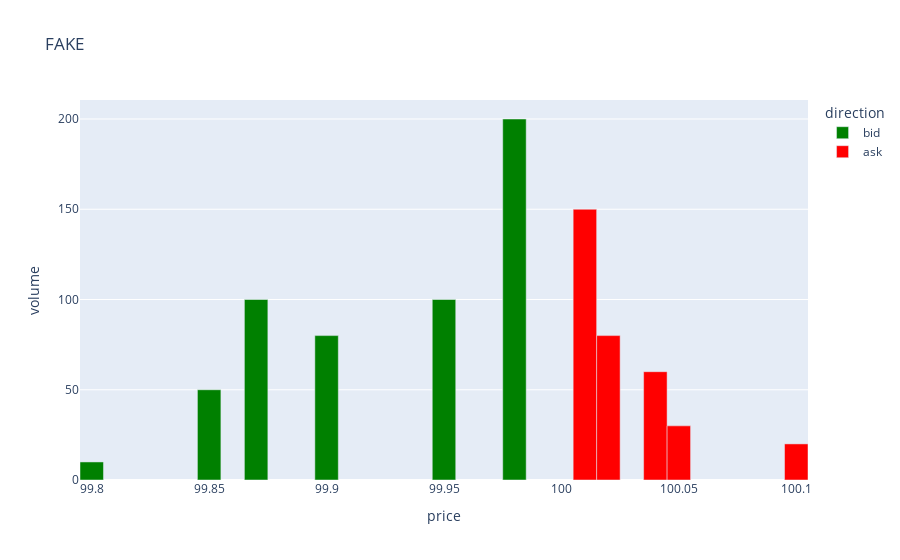

The code cell stored with this chart in its notebook:
### Markdown cell above
## Crossing the spread with a limit order

### Code cell
# reset orderbook
exchange.orderbook = exchange.get_empty_orderbook()
for order in limit_orders:
    exchange.process_order(order)
visualise_orderbook(exchange.orderbook)

### Figure 1 — Plotly figure (JSON) as saved in the notebook; plotly's stock layout.template omitted (floating-point values rounded to 4 significant figures)
{"data": [{"alignmentgroup": "True", "hovertemplate": "direction=bid<br>price=%{x}<br>volume=%{y}<extra></extra>", "legendgroup": "bid", "marker": {"color": "green", "pattern": {"shape": ""}}, "name": "bid", "offsetgroup": "bid", "orientation": "v", "showlegend": true, "textposition": "auto", "type": "bar", "width": 0.01, "x": [99.98, 99.95, 99.9, 99.87, 99.85, 99.8], "xaxis": "x", "y": [200, 100, 80, 100, 50, 10], "yaxis": "y"}, {"alignmentgroup": "True", "hovertemplate": "direction=ask<br>price=%{x}<br>volume=%{y}<extra></extra>", "legendgroup": "ask", "marker": {"color": "red", "pattern": {"shape": ""}}, "name": "ask", "offsetgroup": "ask", "orientation": "v", "showlegend": true, "textposition": "auto", "type": "bar", "width": 0.01, "x": [100.0, 100.0, 100.0, 100.0, 100.1], "xaxis": "x", "y": [150, 80, 60, 30, 20], "yaxis": "y"}], "layout": {"barmode": "relative", "legend": {"title": {"text": "direction"}, "tracegroupgap": 0}, "title": {"text": "FAKE"}, "xaxis": {"anchor": "y", "domain": [0, 1], "title": {"text": "price"}}, "yaxis": {"anchor": "x", "domain": [0, 1], "title": {"text": "volume"}}}}
